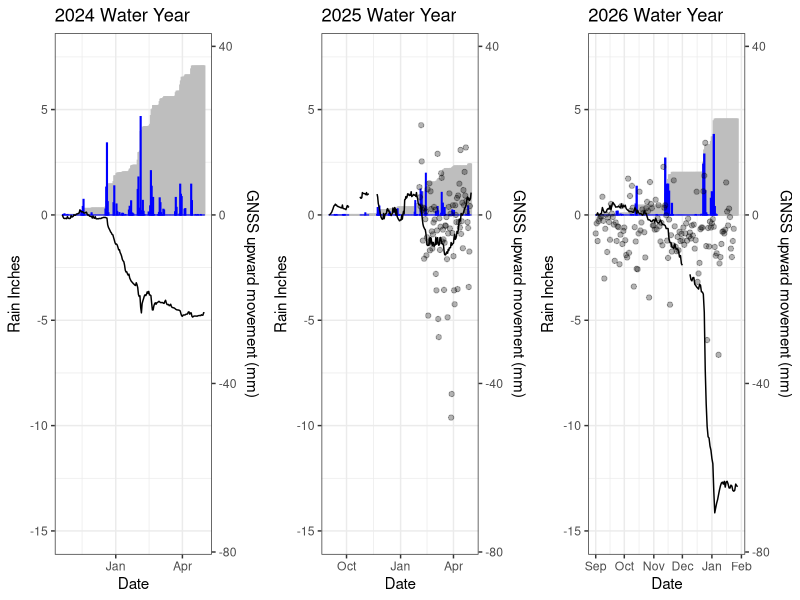
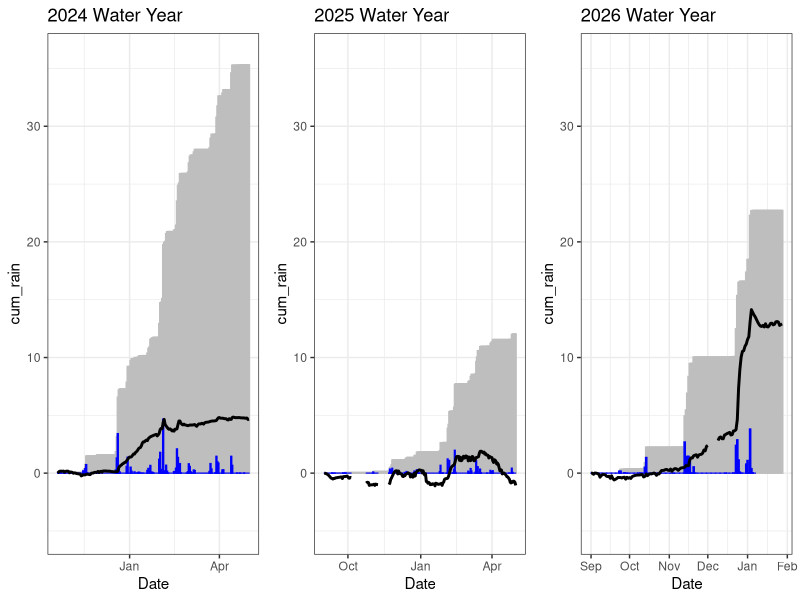
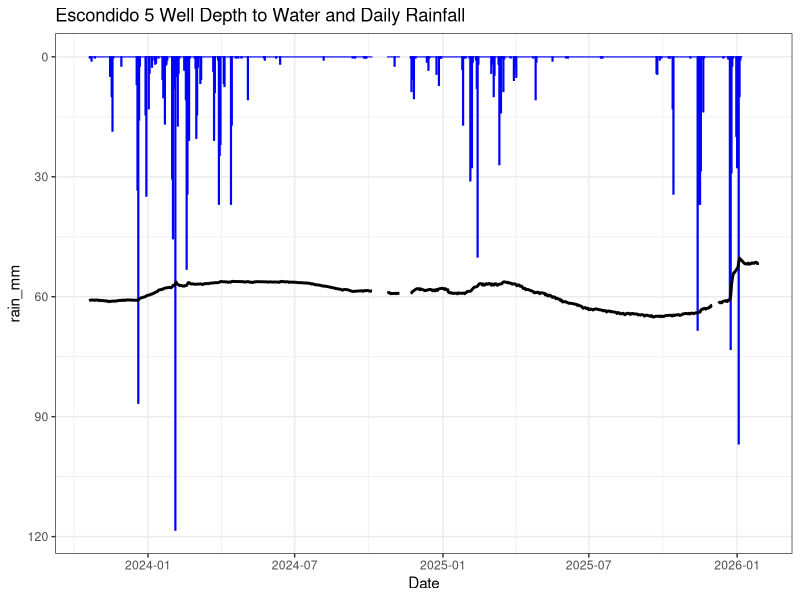
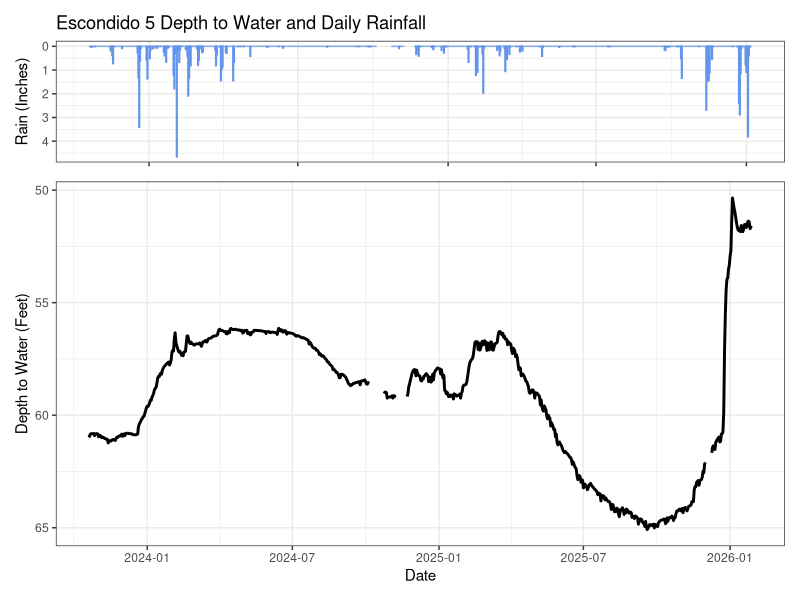
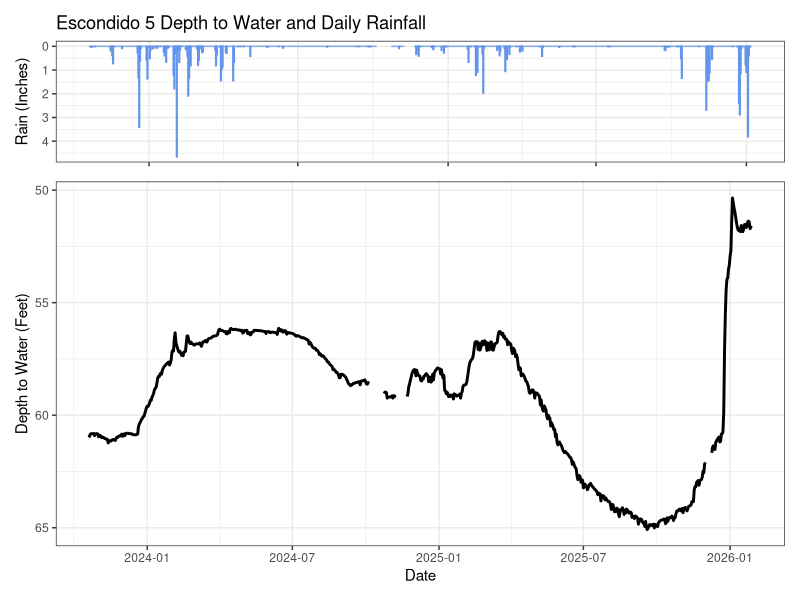

Write R code to recreate these figures, in order.
library(ggplot2)
library(cowplot)
library(patchwork)
gav_gnss<-read.csv("Data/GNSS/tjrn_enu_positions.csv")
gav_gnss$Date <- as.Date(gav_gnss$doy - 1, origin = paste0(gav_gnss$year, "-01-01"))

E5_well<-read.csv("Data/GNSS/Escondido 5 20231001-20260128 Corrected.csv")
E5_well$Date<-as.Date(E5_well$Date,format="%m/%d/%Y")


gnss_E5<-merge(gav_gnss,E5_well,by="Date",all.x=TRUE,all.y=TRUE)
str(gnss_E5)
gnss_E5_clean<-gnss_E5[,c(1,6,11,14)]

coeff <- 5
range(gnss_E5$Date)
#2 seperate water years
gnss_E5_24<-gnss_E5_clean[gnss_E5_clean$Date<="2024-05-01"&gnss_E5_clean>="2023-09-01",]
gnss_E5_24$gw_change<-gnss_E5_24$Corrected.mean.ft.below.ground-60.99
gnss_E5_24$cum_rain<-cumsum(replace(gnss_E5_24$Rain_in,is.na(gnss_E5_24$Rain_in),0))

gnss_E5_25<-gnss_E5_clean[gnss_E5_clean$Date<="2025-05-01"&gnss_E5_clean>="2024-09-01",]
gnss_E5_25$gw_change<-gnss_E5_25$Corrected.mean.ft.below.ground-58.18
gnss_E5_25$cum_rain<-cumsum(replace(gnss_E5_25$Rain_in,is.na(gnss_E5_25$Rain_in),0))

gnss_E5_26<-gnss_E5_clean[gnss_E5_clean$Date>="2025-09-01",]
gnss_E5_26$gw_change<-gnss_E5_26$Corrected.mean.ft.below.ground-64.49
gnss_E5_26$cum_rain<-cumsum(replace(gnss_E5_26$Rain_in,is.na(gnss_E5_26$Rain_in),0))

a<-ggplot(gnss_E5_24, aes(x=Date)) +
  geom_col(aes(y=cum_rain/coeff),color="grey",fill="grey")+
  geom_col( aes(y=Rain_in),color="blue") + 
  geom_point( aes(y=dU / coeff),alpha=0.5) +
  geom_line(aes(y=gw_change))+
  scale_y_continuous(limits=c(-15,7.5),name = "Rain Inches",
  sec.axis = sec_axis(~.*coeff, name="GNSS upward movement (mm)"))+
  theme_bw()+ggtitle("2024 Water Year")

b<-ggplot(gnss_E5_25, aes(x=Date)) +
  geom_col(aes(y=cum_rain/coeff),color="grey",fill="grey")+
  geom_col( aes(y=Rain_in),color="blue") + 
  geom_point( aes(y=dU / coeff),alpha=0.3) +
  geom_line(aes(y=gw_change))+
  scale_y_continuous(limits=c(-15,7.5),name = "Rain Inches",
  sec.axis = sec_axis(~.*coeff, name="GNSS upward movement (mm)"))+
  theme_bw()+ggtitle("2025 Water Year")

c<-ggplot(gnss_E5_26, aes(x=Date)) +
  geom_col(aes(y=cum_rain/coeff),color="grey",fill="grey")+
  geom_col( aes(y=Rain_in),color="blue") + 
  geom_point( aes(y=dU / coeff),alpha=0.3) +
  geom_line(aes(y=gw_change))+
  scale_y_continuous(limits=c(-15,7.5),name = "Rain Inches",
  sec.axis = sec_axis(~.*coeff, name="GNSS upward movement (mm)"))+
  theme_bw()+ggtitle("2026 Water Year")


plot_grid(a,b,c,ncol=3)

tail(gnss_E5_26)

#######################################################
##Remove GNSS and reverse change

#2 seperate water years
gnss_E5_24$gw_change<-60.99-gnss_E5_24$Corrected.mean.ft.below.ground
gnss_E5_25$gw_change<-58.18-gnss_E5_25$Corrected.mean.ft.below.ground
gnss_E5_26$gw_change<-64.49-gnss_E5_26$Corrected.mean.ft.below.ground

a<-ggplot(gnss_E5_24, aes(x=Date)) +
  geom_col(aes(y=cum_rain),color="grey",alpha=0.15)+
  geom_col( aes(y=Rain_in),color="blue") + 
  geom_line(aes(y=gw_change),linewidth=1)+ylim(-5,36)+
  theme_bw()+ggtitle("2024 Water Year")

b<-ggplot(gnss_E5_25, aes(x=Date)) +
  geom_col(aes(y=cum_rain),color="grey",alpha=0.15)+
  geom_col( aes(y=Rain_in),color="blue") + 
  geom_line(aes(y=gw_change),linewidth=1)+
  ylim(-5,36)+theme_bw()+ggtitle("2025 Water Year")

c<-ggplot(gnss_E5_26, aes(x=Date))+
  geom_col(aes(y=cum_rain),color="grey",alpha=0.15)+
  geom_col( aes(y=Rain_in),color="blue") + 
  geom_line(aes(y=gw_change),linewidth=1)+ylim(-5,36)+
  theme_bw()+ggtitle("2026 Water Year")

plot_grid(a,b,c,ncol=3)

gnss_E5$rain_mm<-gnss_E5$Rain_in*25.4
tail(gnss_E5)
ggplot(gnss_E5, aes(x=Date))+
  geom_col( aes(y=rain_mm),color="blue") + 
  geom_line(aes(y=Corrected.mean.ft.below.ground),linewidth=1)+
  theme_bw()+ggtitle("Escondido 5 Well Depth to Water and Daily Rainfall")+
  scale_y_reverse()

####Or 2 seperate plots 

a<-ggplot(gnss_E5, aes(x=Date))+ 
  geom_line(aes(y=Corrected.mean.ft.below.ground),linewidth=1)+
  theme_bw()+ scale_y_reverse()+ylab("Depth to Water (Feet)")

b<-ggplot(gnss_E5, aes(x=Date))+
  geom_col( aes(y=Rain_in),color="cornflowerblue") +
  theme_bw()+ggtitle("Escondido 5 Depth to Water and Daily Rainfall")+
  scale_y_reverse()+theme(axis.title.x = element_blank(),
                          axis.text.x = element_blank())+
  ylab("Rain (Inches)")

b / a + plot_layout(heights = c(1, 3))

ggsave("figures/Escondido_5_Timeseries.png")
